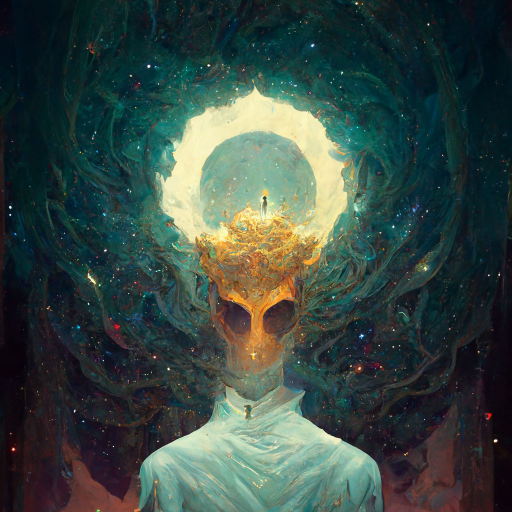
//> input picture src/Subtract/color/1.jpg, 1024 x 1024 px (shown at 1/2 size)
$ ./opencv_subtract   (built with g++ and OpenCV 4)
//> lines starting //> are read from the running program, lines starting //| are printed output that depends on the picture
#include "opencv2/opencv.hpp"
#include <opencv2/cudaarithm.hpp>

cv::Mat opencv_subtract(const cv::Mat &img1, const cv::Mat &img2)
{
    cv::cuda::GpuMat d_img1, d_img2, d_result;

    d_img1.upload(img1);
    d_img2.upload(img2);

    cv::cuda::subtract(d_img1, d_img2, d_result);

    cv::Mat result;
    d_result.download(result);

    return result;
}

int main()
{
    cv::Mat img1 = cv::imread("1.jpg");
//> img1 is the input picture: 1024 rows x 1024 cols, CV_8UC3; mean B, G, R 66.6, 72.4, 56.7
    cv::Mat img2 = cv::imread("2.jpeg");
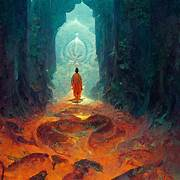
//> input picture src/Subtract/color/2.jpeg, 180 x 180 px
//> img2 is the input picture: 180 rows x 180 cols, CV_8UC3; mean B, G, R 63.4, 71.2, 79.8

    // Resize images to the same size if needed
    cv::Size newSize(500, 500);
    cv::resize(img1, img1, newSize);
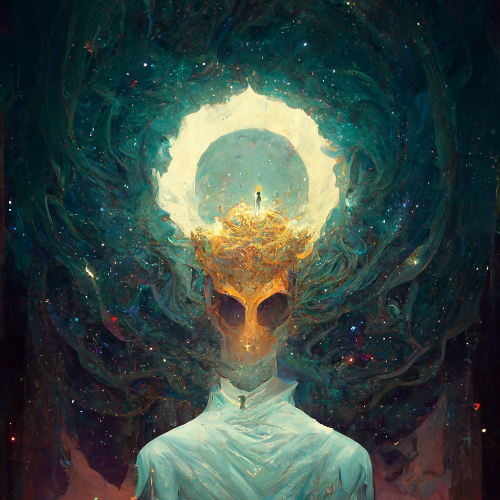
//> img1: 500 rows x 500 cols, CV_8UC3; mean B, G, R 66.5, 72.3, 56.6
    cv::resize(img2, img2, newSize);
//> img2: 500 rows x 500 cols, CV_8UC3

//> (the run ends here: the program stops with an error, at `d_img1.upload(img1);`)
